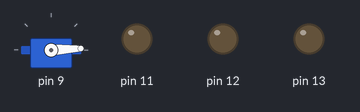
A sketch run on a simulated Arduino Uno, built with avr-gcc and run on an emulated ATmega328P. On the bench: servo, output pins drawn as LEDs (lit = HIGH).

Above: at 0.05 s.
At 0.75 s:
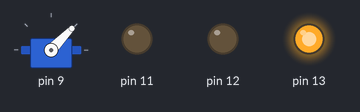
At 1.45 s:
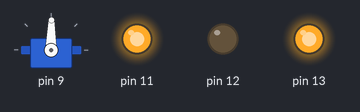
At 2.9 s:
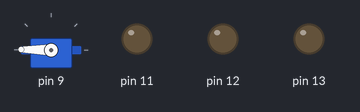
At 4.3 s:
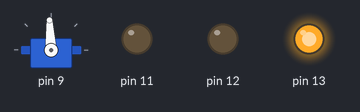
At 5.75 s:
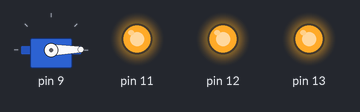
Timing chart, 0 to 7.5 s (numbered marks = the images above):
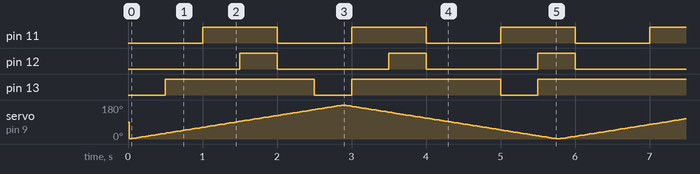

Measured:
- by itself, pin 11: alternates HIGH for 1.0 s and LOW for 1.0 s
- by itself, pin 12: alternates HIGH for 0.50 s and LOW for 1.5 s
- by itself, pin 13: alternates HIGH for 2.0 s and LOW for 0.50 s

The sketch:

ArduinoEX1.ino
```cpp
#include <Servo.h>

class Sweeper {
  Servo servo;
  int pos;      // current position
  int increment;
  int updateInterval;
  unsigned long lastUpdate;

public:
  Sweeper(int interval) {
    updateInterval = interval;
    increment = 1;
    pos = 0; // Initialize position
    lastUpdate = 0; //last update time
  }

  void Attach(int pin) {
    servo.attach(pin);
  }

  void Detach() {
    servo.detach();
  }

  void Update() {
    if((millis() - lastUpdate) > updateInterval) { // time to update
      lastUpdate = millis();
      pos += increment;
      servo.write(pos);
      if ((pos >= 180) || (pos <= 0)) { // end of sweep
        increment = -increment; // reverse direction
      }
    }
  }
};

class Flasher {
  int ledPin;              // the number of the LED pin
  long OnTime;             // milliseconds of on-time
  long OffTime;            // milliseconds of off-time
  int ledState;            // ledState used to set the LED
  unsigned long previousMillis;   // will store last time LED was updated

public:
  Flasher(int pin, long on, long off) {
    ledPin = pin;
    pinMode(ledPin, OUTPUT);
    OnTime = on;
    OffTime = off;
    ledState = LOW;
    previousMillis = 0;
  }

  void Update() {
    unsigned long currentMillis = millis();
    if((ledState == HIGH) && (currentMillis - previousMillis >= OnTime)) {
      ledState = LOW;  // off
      previousMillis = currentMillis;
      digitalWrite(ledPin, ledState);  // update LED
    } else if ((ledState == LOW) && (currentMillis - previousMillis >= OffTime)) {
      ledState = HIGH;  //  on
      previousMillis = currentMillis;  // time remember
      digitalWrite(ledPin, ledState);  // update state
    }
  }
};
//////////////FOR 3 LEDs with seperate timings
Flasher led1(11, 1000, 1000);  // Flasher for LED on pin 11, on and off time 1 second
Flasher led2(12, 500, 1500);   // Flasher for LED on pin 12, on time 500 ms, off time 1500 ms
Flasher led3(13, 2000, 500);   // Flasher for LED on pin 13, on time 2000 ms, off time 500 ms
Sweeper servo1(15);            // Sweeper for servo with 15 ms update interval

void setup() {
  servo1.Attach(9);  // servo pin 9
}

void loop() {
  led1.Update();
  led2.Update();
  led3.Update();
  servo1.Update();
}
```
